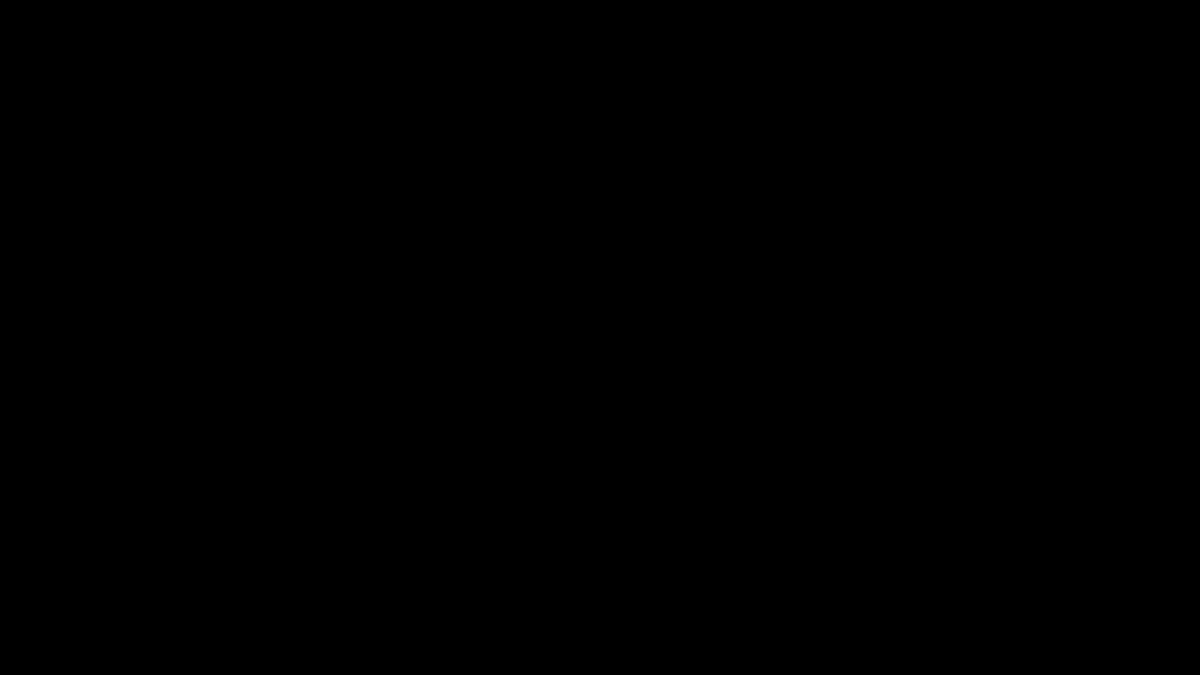
Frame 1 (no input)
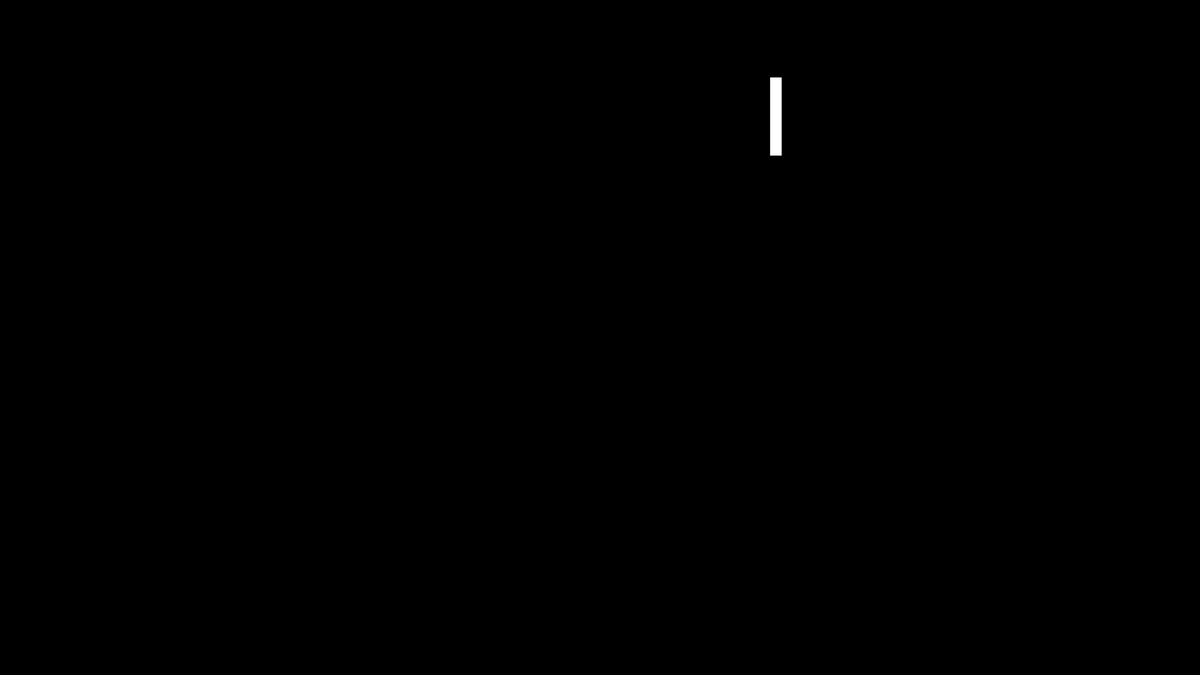
Frame 60 (the mouse pressed at the canvas centre just before this capture)
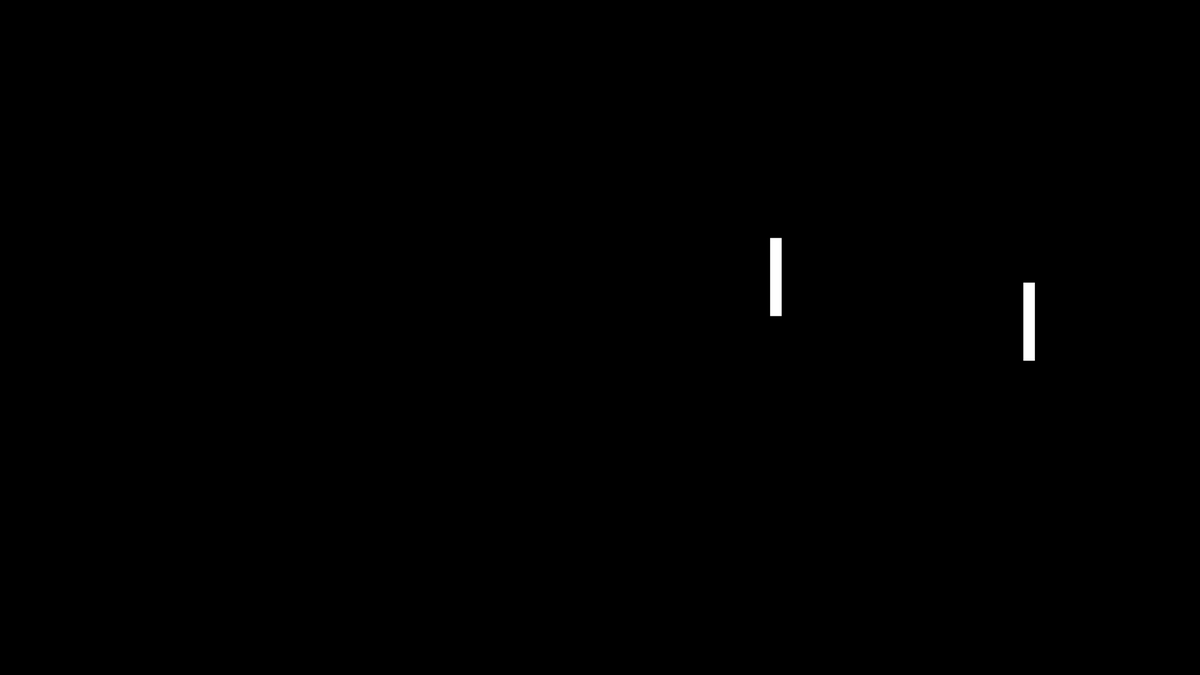
Frame 120 (the mouse held since frame 60 and released just before this capture)

The Processing sketch that drew these frames (run headless with seeded random() and noise(); from frame 60 on, the mouse is pressed at the canvas centre):

// Processing sketch: ArrayofObjects_Assignment
// ── ArrayofObjects_Assignment.pde
int MAXLINES = 50; // This changes how many lines are allowed on the screen at once.
int s = 0; // This is the variable that keeps track of where in the array the user is.
float SCALE; // This variable is chosen to be roughly equal to what 1 "pixel" would be at a normal resolution. This is defined in setup.
color BG = color(0, 0, 0, 255);
boolean PAUSED = false;
int time; // Keeps track of how much time has passed since the last rectangle has been placed.

Line[] lines = new Line[MAXLINES];

void setup() {
  size(1920, 1080);
  //fullScreen();
  SCALE = (width+height)/600; // This is the var. that everything is proportional to.
  frameRate(60);
  time = millis();
}

void draw() {
  background(BG);
  
  // Updates and draws all of the lines.
  for (int i = 0; i < lines.length; i++) {
    if (lines[i] != null) {
      lines[i].update();
      lines[i].display();
    }
  }

  // Draws the FPS. Was for debugging/
  /*
  fill(255);
  textAlign(RIGHT, TOP);
  textSize(SCALE*10);
  text("FPS: " + floor(frameRate), width-SCALE*3, SCALE*3);
  */

  // Makes a new rectangle every ~1000 milliseconds
  if (millis() - time >= 1000) {
    time = millis();

    // Changes what position in the array is 'selected.' 
    // This also handles resetting when the max amount is met.
    if (s < MAXLINES-1) {
      s++;
    } else {
      s = 0;
    }
    
    // Instantiates the new line.
    lines[s] = new Line(random(0, width), random(0, height), SCALE*3.69420, SCALE*25, floor(random(-2, 2.1)), SCALE*random(1, 4)); // X, Y, Width, Length, Direction, Speed
  }
}

void keyPressed() {
  // Fairly simple. Just for pausing.
  if (key == 'P' || key == 'p') {
    PAUSED = !PAUSED;
    if (PAUSED) {
      noLoop();
    } else if (!PAUSED) {
      loop();
    }
  }
}

void mousePressed() {
  if (mouseButton == LEFT) {
    // Checks if the user has clicked ON the rectangle when they click.
    for (int i = 0; i < lines.length; i++) {
      if (lines[i] != null) {
        if (lines[i].mouseOver) {
          lines[i].clicked = !lines[i].clicked;
        }
      }
    }
  }
}

// ── Line_class.pde
class Line {
  float x, y, w, l, SPEED;
  int dir;
  boolean mouseOver = false;
  boolean clicked = false;
  
  Line(float x_, float y_, float w_, float l_, int dir_, float SPEED_) { //Constructor function
    x = x_;
    y = y_;
    w = w_;
    l = l_;
    dir = dir_;
    SPEED = SPEED_;
  }

  void display() {

    // Changes the color if the rectangle has been clicked on
    if (!clicked) {
      fill(255);
    } else if (clicked) {
      fill(255, 150, 150);
    }

    noStroke();
    rectMode(CENTER);
    // Draws the rectangle (different l & w depending on the direction)
    if (abs(dir) == 1) {
      rect(x, y, w, l);
    } else if (abs(dir) == 2) {
      rect(x, y, l, w);
    }
  }


  void update() {

    // These if statements shoot the line in the desired direction
    if (dir == 1) {
      y-=SPEED;
    } else if (dir == -1) {
      y+=SPEED;
    } else if (dir == 2) {
      x-=SPEED;
    } else if (dir == -2) {
      x+=SPEED;
    }

    // This block makes the lines change direction when they hit a wall
    if (dir == 1 && y <= 0 + (l*0.5)) {
      dir = dir*-1;
    } else if (dir == -1 && y >= height - (l*0.5)) {
      dir = dir*-1;
    } else if (dir == 2 && x <= 0 + (l*0.5)) {
      dir = dir*-1;
    } else if (dir == -2 && x >= width - (l*0.5)) {
      dir = dir*-1;
    }

    // This block of if statements checks collisions
    // See .txt file in the sketch's directory.
    if (abs(dir) == 1) { // For rects up/down
      if ((mouseX > x - 0.5*w) && (mouseX < x + 0.5*w) && (mouseY > y - 0.5*l) && (mouseY < y + 0.5*l)) {
        mouseOver = true;
      } else {
        mouseOver = false;
      }
    } else if (abs(dir) == 2) { // For rects L/R
      if ((mouseX > x - 0.5*l) && (mouseX < x + 0.5*l) && (mouseY > y - 0.5*w) && (mouseY < y + 0.5*w)) {
        mouseOver = true;
      } else {
        mouseOver = false;
      }
    }
  }
}
